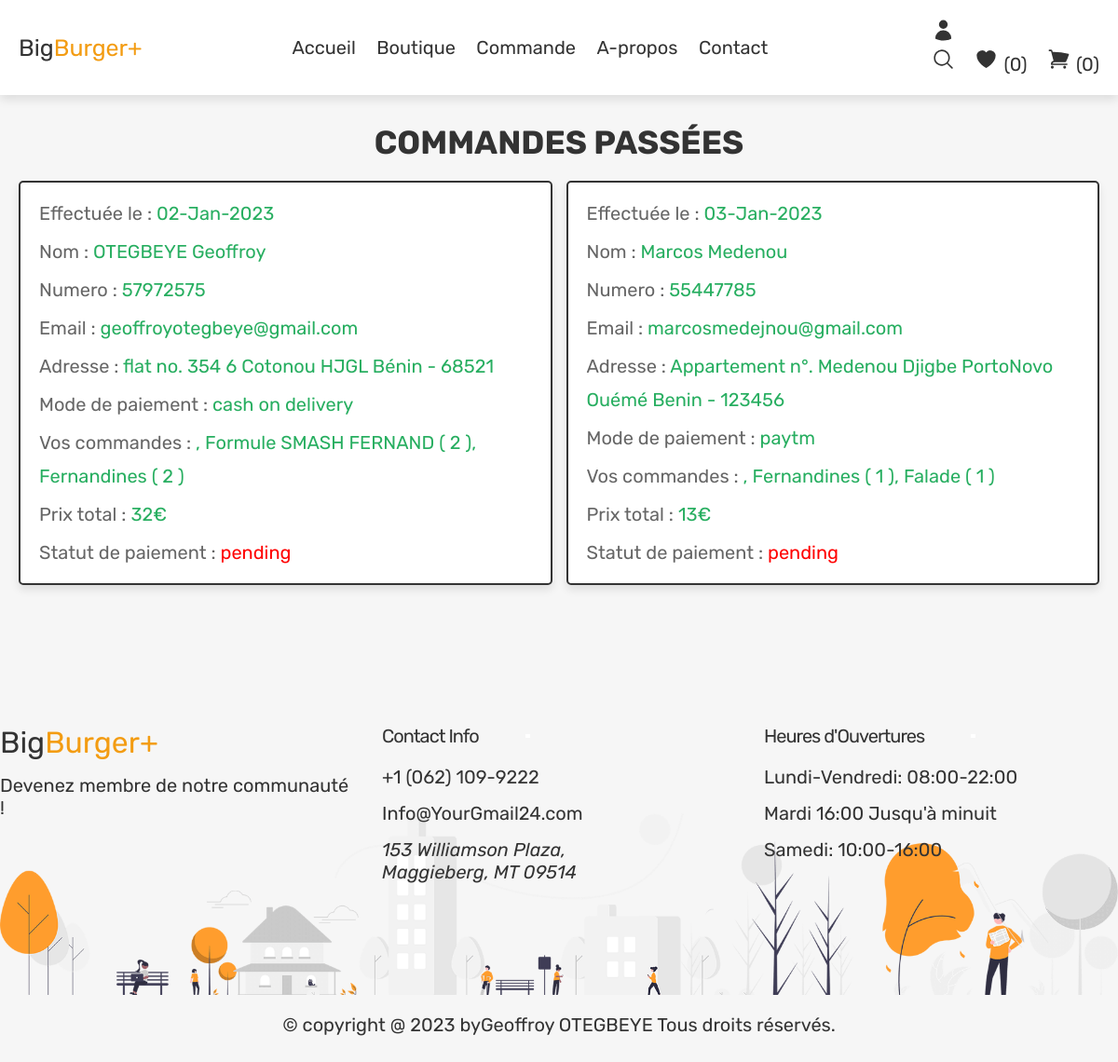
The app's page /orders.php (signed in) with its own data.
### tables this page shows
CREATE TABLE `orders` (
  `id` int NOT NULL,
  `user_id` int NOT NULL,
  `name` varchar(100) NOT NULL,
  `number` varchar(12) NOT NULL,
  `email` varchar(100) NOT NULL,
  `method` varchar(50) NOT NULL,
  `address` varchar(500) NOT NULL,
  `total_products` varchar(1000) NOT NULL,
  `total_price` int NOT NULL,
  `placed_on` varchar(50) NOT NULL,
  `payment_status` varchar(20) NOT NULL DEFAULT 'pending'
);

### orders.php (the view, shortened to what this page needs)
<?php
@include 'config.php';
$user_id = $_SESSION['user_id'];
?>
<!DOCTYPE html>
<html lang="en">
<head>
   <link rel="stylesheet" href="https://cdnjs.cloudflare.com/ajax/libs/font-awesome/6.1.1/css/all.min.css">
   <link rel="stylesheet" href="css/style.css">
   <link rel="stylesheet" href="./css/footer.css">
</head>
<body>
<?php include 'header.php'; ?>
<section class="placed-orders">
   <h1 class="title">Commandes passées</h1>
   <div class="box-container">
   <?php
      $select_orders = $conn->prepare("SELECT * FROM `orders` WHERE user_id = ?");
      $select_orders->execute([$user_id]);
      if($select_orders->rowCount() > 0){
         while($fetch_orders = $select_orders->fetch(PDO::FETCH_ASSOC)){
   ?>
   <div class="box">
      <p> Effectuée le : <span><?= $fetch_orders['placed_on']; ?></span> </p>
      <p> Nom : <span><?= $fetch_orders['name']; ?></span> </p>
      <p> Numero : <span><?= $fetch_orders['number']; ?></span> </p>
      <p> Email : <span><?= $fetch_orders['email']; ?></span> </p>
      <p> Adresse : <span><?= $fetch_orders['address']; ?></span> </p>
      <p> Mode de paiement : <span><?= $fetch_orders['method']; ?></span> </p>
      <p> Vos commandes : <span><?= $fetch_orders['total_products']; ?></span> </p>
      <p> Prix total : <span><?= $fetch_orders['total_price']; ?>€</span> </p>
      <p> Statut de paiement : <span style="color:<?php if($fetch_orders['payment_status'] == 'pending'){ echo 'red'; }else{ echo 'green'; }; ?>"><?= $fetch_orders['payment_status']; ?></span> </p>
   </div>
   <?php
      }
   }else{
      echo '<p class="empty">Aucune commandes passées!</p>';
   }
   ?>
   </div>
</section>
<?php include 'footer.php'; ?>
</body>
</html>

### css/style.css (style rules this page uses)
.placed-orders .box-container { display: flex; flex-wrap: wrap; gap:1.5rem; align-items: flex-start; }
.placed-orders .box-container .box { padding:1rem 2rem; flex:1 1 40rem; border:var(--border); background-color: var(--white); box-shadow: var(--box-shadow); border-radius: .5rem; }
.placed-orders .box-container .box p { margin:.5rem 0; line-height: 1.8; font-size: 2rem; color:var(--light-color); }
.placed-orders .box-container .box p span { color:var(--green); }

### css/components.css (style rules this page uses)
:root { --green:#27ae60; --orange:#f39c12; --red:#e74c3c; --black:#333; --blue:#0000FF; --light-color:#666; --white:#fff; --light-bg:#f6f6f6; --border:.2rem solid var(--black); --box-shadow:0 .5rem 1rem rgba(0,0,0,.1); }
* { font-family: 'Rubik', sans-serif; margin:0; padding:0; box-sizing: border-box; outline: none; border:none; text-decoration: none; color:var(--black); }
body { background-color: var(--light-bg); padding-bottom: 6.5rem; }
html { font-size: 62.5%; overflow-x: hidden; scroll-behavior: smooth; scroll-padding-top: 6.5rem; }
section { padding:3rem 2rem; max-width: 1200px; margin:0 auto; }
.title { text-align: center; margin-bottom: 2rem; text-transform: uppercase; color:var(--black); font-size: 3.5rem; }

### records on screen
orders: placed_on "02-Jan-2023", name "OTEGBEYE Geoffroy", number "57972575", email "geoffroyotegbeye@gmail.com", address "flat no. 354 6 Cotonou HJGL Bénin - 68521", method "cash on delivery", total_products ", Formule SMASH FERNAND ( 2 ), Fernandines ( 2 )", total_price "32", payment_status "pending"
orders: placed_on "03-Jan-2023", name "Marcos Medenou", number "55447785", email "marcosmedejnou@gmail.com", address "Appartement n°. Medenou Djigbe PortoNovo Ouémé Benin - 123456", method "paytm", total_products ", Fernandines ( 1 ), Falade ( 1 )", total_price "13", payment_status "pending"

### other values on screen
$count_wishlist_items->rowCount() "0"
$count_cart_items->rowCount() "0"
